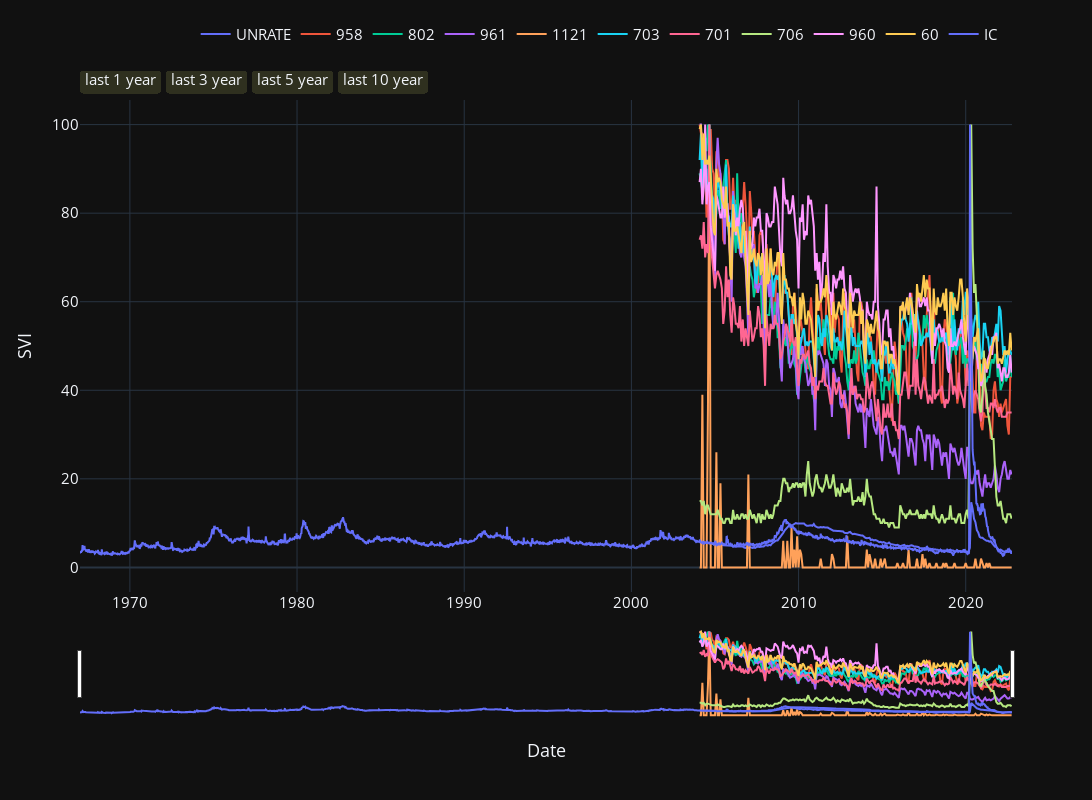

The notebook cell this image was saved under:
### Code cell
df = pd.concat([df_unrate, df_svi], axis=1).dropna()

traces = []
for col in df.columns:
    trace = go.Scatter(
        x = df.index,
        y = df.loc[:, col],
        name=col,
    )
    traces.append(trace)
traces.append(
    go.Scatter(
        x = df_icsa.index,
        y = df_icsa.iloc[:, 0] / df_icsa.iloc[:, 0].max() * 100,
        name="IC"
    )
)
layout = go.Layout(
    width=1400,
    height=800,
    font_size=15,
    legend={"x":0.99, "y":1.1, "xanchor":"right", "yanchor":"bottom","orientation":"h"},
    xaxis={"title":"Date"},
    yaxis={"title":"SVI", "side":"left"},
    hovermode="x",
    template="plotly_dark",
)
fig = go.Figure(traces, layout=layout)
fig.update_xaxes(
    rangeslider_visible=True,
    rangeselector=dict(
        buttons=[
            {
                "count":i, "label":f"last {i} year", "step":"year",
            } for i in [1, 3, 5, 10]
        ],
        bgcolor="#2F301F"
    )
)
fig.show()

### Figure 1 — Plotly figure (JSON) as saved in the notebook; plotly's stock layout.template omitted (floating-point values rounded to 4 significant figures; data arrays with more than 128 entries replaced by an {"elided": "..."} marker saying what was removed)
{"data": [{"name": "UNRATE", "type": "scatter", "x": {"elided": "225 str values"}, "y": {"elided": "225 float values"}}, {"name": "958", "type": "scatter", "x": {"elided": "225 str values"}, "y": {"elided": "225 int values"}}, {"name": "802", "type": "scatter", "x": {"elided": "225 str values"}, "y": {"elided": "225 int values"}}, {"name": "961", "type": "scatter", "x": {"elided": "225 str values"}, "y": {"elided": "225 int values"}}, {"name": "1121", "type": "scatter", "x": {"elided": "225 str values"}, "y": {"elided": "225 int values"}}, {"name": "703", "type": "scatter", "x": {"elided": "225 str values"}, "y": {"elided": "225 int values"}}, {"name": "701", "type": "scatter", "x": {"elided": "225 str values"}, "y": {"elided": "225 int values"}}, {"name": "706", "type": "scatter", "x": {"elided": "225 str values"}, "y": {"elided": "225 int values"}}, {"name": "960", "type": "scatter", "x": {"elided": "225 str values"}, "y": {"elided": "225 int values"}}, {"name": "60", "type": "scatter", "x": {"elided": "225 str values"}, "y": {"elided": "225 int values"}}, {"name": "IC", "type": "scatter", "x": {"elided": "2910 str values"}, "y": {"elided": "2910 float values"}}], "layout": {"font": {"size": 15}, "height": 800, "hovermode": "x", "legend": {"orientation": "h", "x": 0.99, "xanchor": "right", "y": 1.1, "yanchor": "bottom"}, "width": 1400, "xaxis": {"rangeselector": {"bgcolor": "#2F301F", "buttons": [{"count": 1, "label": "last 1 year", "step": "year"}, {"count": 3, "label": "last 3 year", "step": "year"}, {"count": 5, "label": "last 5 year", "step": "year"}, {"count": 10, "label": "last 10 year", "step": "year"}]}, "rangeslider": {"visible": true}, "title": {"text": "Date"}}, "yaxis": {"side": "left", "title": {"text": "SVI"}}}}
